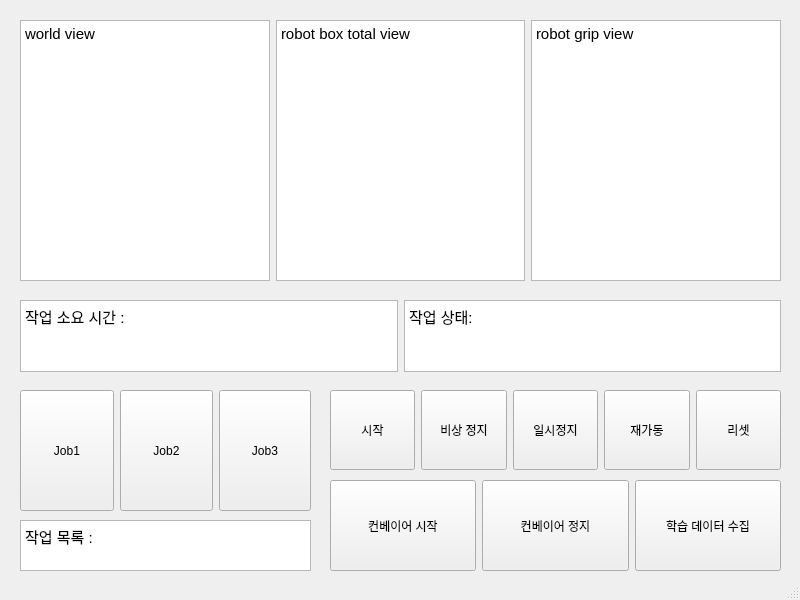
<?xml version="1.0" encoding="UTF-8"?>
<ui version="4.0">
 <class>MainWindow</class>
 <widget class="QMainWindow" name="MainWindow">
  <property name="geometry">
   <rect>
    <x>0</x>
    <y>0</y>
    <width>800</width>
    <height>600</height>
   </rect>
  </property>
  <property name="windowTitle">
   <string>Control_tower</string>
  </property>
  <widget class="QWidget" name="centralwidget">
   <widget class="QWidget" name="horizontalLayoutWidget">
    <property name="geometry">
     <rect>
      <x>20</x>
      <y>20</y>
      <width>761</width>
      <height>261</height>
     </rect>
    </property>
    <layout class="QHBoxLayout" name="horizontalLayout">
     <item>
      <widget class="QTextEdit" name="textEdit_2">
       <property name="html">
        <string>&lt;!DOCTYPE HTML PUBLIC &quot;-//W3C//DTD HTML 4.0//EN&quot; &quot;http://www.w3.org/TR/REC-html40/strict.dtd&quot;&gt;
&lt;html&gt;&lt;head&gt;&lt;meta name=&quot;qrichtext&quot; content=&quot;1&quot; /&gt;&lt;style type=&quot;text/css&quot;&gt;
p, li { white-space: pre-wrap; }
&lt;/style&gt;&lt;/head&gt;&lt;body style=&quot; font-family:'Ubuntu'; font-size:11pt; font-weight:400; font-style:normal;&quot;&gt;
&lt;p style=&quot; margin-top:0px; margin-bottom:0px; margin-left:0px; margin-right:0px; -qt-block-indent:0; text-indent:0px;&quot;&gt;world view&lt;/p&gt;&lt;/body&gt;&lt;/html&gt;</string>
       </property>
      </widget>
     </item>
     <item>
      <widget class="QTextEdit" name="textEdit">
       <property name="html">
        <string>&lt;!DOCTYPE HTML PUBLIC &quot;-//W3C//DTD HTML 4.0//EN&quot; &quot;http://www.w3.org/TR/REC-html40/strict.dtd&quot;&gt;
&lt;html&gt;&lt;head&gt;&lt;meta name=&quot;qrichtext&quot; content=&quot;1&quot; /&gt;&lt;style type=&quot;text/css&quot;&gt;
p, li { white-space: pre-wrap; }
&lt;/style&gt;&lt;/head&gt;&lt;body style=&quot; font-family:'Ubuntu'; font-size:11pt; font-weight:400; font-style:normal;&quot;&gt;
&lt;p style=&quot; margin-top:0px; margin-bottom:0px; margin-left:0px; margin-right:0px; -qt-block-indent:0; text-indent:0px;&quot;&gt;robot box total view&lt;/p&gt;&lt;/body&gt;&lt;/html&gt;</string>
       </property>
      </widget>
     </item>
     <item>
      <widget class="QTextEdit" name="textEdit_3">
       <property name="html">
        <string>&lt;!DOCTYPE HTML PUBLIC &quot;-//W3C//DTD HTML 4.0//EN&quot; &quot;http://www.w3.org/TR/REC-html40/strict.dtd&quot;&gt;
&lt;html&gt;&lt;head&gt;&lt;meta name=&quot;qrichtext&quot; content=&quot;1&quot; /&gt;&lt;style type=&quot;text/css&quot;&gt;
p, li { white-space: pre-wrap; }
&lt;/style&gt;&lt;/head&gt;&lt;body style=&quot; font-family:'Ubuntu'; font-size:11pt; font-weight:400; font-style:normal;&quot;&gt;
&lt;p style=&quot; margin-top:0px; margin-bottom:0px; margin-left:0px; margin-right:0px; -qt-block-indent:0; text-indent:0px;&quot;&gt;robot grip view&lt;/p&gt;&lt;/body&gt;&lt;/html&gt;</string>
       </property>
      </widget>
     </item>
    </layout>
   </widget>
   <widget class="QWidget" name="gridLayoutWidget">
    <property name="geometry">
     <rect>
      <x>20</x>
      <y>300</y>
      <width>761</width>
      <height>72</height>
     </rect>
    </property>
    <layout class="QGridLayout" name="gridLayout">
     <item row="0" column="0">
      <widget class="QTextBrowser" name="textBrowser">
       <property name="html">
        <string>&lt;!DOCTYPE HTML PUBLIC &quot;-//W3C//DTD HTML 4.0//EN&quot; &quot;http://www.w3.org/TR/REC-html40/strict.dtd&quot;&gt;
&lt;html&gt;&lt;head&gt;&lt;meta name=&quot;qrichtext&quot; content=&quot;1&quot; /&gt;&lt;style type=&quot;text/css&quot;&gt;
p, li { white-space: pre-wrap; }
&lt;/style&gt;&lt;/head&gt;&lt;body style=&quot; font-family:'Ubuntu'; font-size:11pt; font-weight:400; font-style:normal;&quot;&gt;
&lt;p style=&quot; margin-top:0px; margin-bottom:0px; margin-left:0px; margin-right:0px; -qt-block-indent:0; text-indent:0px;&quot;&gt;작업 소요 시간 : &lt;/p&gt;&lt;/body&gt;&lt;/html&gt;</string>
       </property>
      </widget>
     </item>
     <item row="0" column="1">
      <widget class="QTextBrowser" name="textBrowser_2">
       <property name="html">
        <string>&lt;!DOCTYPE HTML PUBLIC &quot;-//W3C//DTD HTML 4.0//EN&quot; &quot;http://www.w3.org/TR/REC-html40/strict.dtd&quot;&gt;
&lt;html&gt;&lt;head&gt;&lt;meta name=&quot;qrichtext&quot; content=&quot;1&quot; /&gt;&lt;style type=&quot;text/css&quot;&gt;
p, li { white-space: pre-wrap; }
&lt;/style&gt;&lt;/head&gt;&lt;body style=&quot; font-family:'Ubuntu'; font-size:11pt; font-weight:400; font-style:normal;&quot;&gt;
&lt;p style=&quot; margin-top:0px; margin-bottom:0px; margin-left:0px; margin-right:0px; -qt-block-indent:0; text-indent:0px;&quot;&gt;작업 상태: &lt;/p&gt;&lt;/body&gt;&lt;/html&gt;</string>
       </property>
      </widget>
     </item>
    </layout>
   </widget>
   <widget class="QTextEdit" name="textEdit_4">
    <property name="geometry">
     <rect>
      <x>20</x>
      <y>520</y>
      <width>291</width>
      <height>51</height>
     </rect>
    </property>
    <property name="html">
     <string>&lt;!DOCTYPE HTML PUBLIC &quot;-//W3C//DTD HTML 4.0//EN&quot; &quot;http://www.w3.org/TR/REC-html40/strict.dtd&quot;&gt;
&lt;html&gt;&lt;head&gt;&lt;meta name=&quot;qrichtext&quot; content=&quot;1&quot; /&gt;&lt;style type=&quot;text/css&quot;&gt;
p, li { white-space: pre-wrap; }
&lt;/style&gt;&lt;/head&gt;&lt;body style=&quot; font-family:'Ubuntu'; font-size:11pt; font-weight:400; font-style:normal;&quot;&gt;
&lt;p style=&quot; margin-top:0px; margin-bottom:0px; margin-left:0px; margin-right:0px; -qt-block-indent:0; text-indent:0px;&quot;&gt;작업 목록 :&lt;/p&gt;&lt;/body&gt;&lt;/html&gt;</string>
    </property>
   </widget>
   <widget class="QWidget" name="gridLayoutWidget_2">
    <property name="geometry">
     <rect>
      <x>20</x>
      <y>390</y>
      <width>291</width>
      <height>121</height>
     </rect>
    </property>
    <layout class="QGridLayout" name="gridLayout_2">
     <item row="0" column="2" rowspan="2">
      <widget class="QPushButton" name="pushButton_3">
       <property name="sizePolicy">
        <sizepolicy hsizetype="Expanding" vsizetype="Expanding">
         <horstretch>0</horstretch>
         <verstretch>0</verstretch>
        </sizepolicy>
       </property>
       <property name="maximumSize">
        <size>
         <width>92</width>
         <height>16777215</height>
        </size>
       </property>
       <property name="text">
        <string>Job3</string>
       </property>
      </widget>
     </item>
     <item row="0" column="1" rowspan="2">
      <widget class="QPushButton" name="pushButton_2">
       <property name="sizePolicy">
        <sizepolicy hsizetype="Expanding" vsizetype="Expanding">
         <horstretch>0</horstretch>
         <verstretch>0</verstretch>
        </sizepolicy>
       </property>
       <property name="text">
        <string>Job2</string>
       </property>
      </widget>
     </item>
     <item row="0" column="0" rowspan="2">
      <widget class="QPushButton" name="pushButton">
       <property name="sizePolicy">
        <sizepolicy hsizetype="Expanding" vsizetype="Expanding">
         <horstretch>0</horstretch>
         <verstretch>0</verstretch>
        </sizepolicy>
       </property>
       <property name="text">
        <string>Job1</string>
       </property>
       <property name="iconSize">
        <size>
         <width>16</width>
         <height>16</height>
        </size>
       </property>
       <property name="checkable">
        <bool>false</bool>
       </property>
      </widget>
     </item>
    </layout>
   </widget>
   <widget class="QWidget" name="gridLayoutWidget_3">
    <property name="geometry">
     <rect>
      <x>330</x>
      <y>390</y>
      <width>451</width>
      <height>80</height>
     </rect>
    </property>
    <layout class="QGridLayout" name="gridLayout_3">
     <item row="0" column="2">
      <widget class="QPushButton" name="pushButton_6">
       <property name="sizePolicy">
        <sizepolicy hsizetype="Expanding" vsizetype="Expanding">
         <horstretch>0</horstretch>
         <verstretch>0</verstretch>
        </sizepolicy>
       </property>
       <property name="text">
        <string>일시정지</string>
       </property>
      </widget>
     </item>
     <item row="0" column="1">
      <widget class="QPushButton" name="pushButton_5">
       <property name="sizePolicy">
        <sizepolicy hsizetype="Expanding" vsizetype="Expanding">
         <horstretch>0</horstretch>
         <verstretch>0</verstretch>
        </sizepolicy>
       </property>
       <property name="text">
        <string>비상 정지</string>
       </property>
      </widget>
     </item>
     <item row="0" column="0">
      <widget class="QPushButton" name="pushButton_4">
       <property name="sizePolicy">
        <sizepolicy hsizetype="Expanding" vsizetype="Expanding">
         <horstretch>0</horstretch>
         <verstretch>0</verstretch>
        </sizepolicy>
       </property>
       <property name="text">
        <string>시작</string>
       </property>
      </widget>
     </item>
     <item row="0" column="3">
      <widget class="QPushButton" name="pushButton_7">
       <property name="sizePolicy">
        <sizepolicy hsizetype="Expanding" vsizetype="Expanding">
         <horstretch>0</horstretch>
         <verstretch>0</verstretch>
        </sizepolicy>
       </property>
       <property name="text">
        <string>재가동</string>
       </property>
      </widget>
     </item>
     <item row="0" column="4">
      <widget class="QPushButton" name="pushButton_8">
       <property name="sizePolicy">
        <sizepolicy hsizetype="Expanding" vsizetype="Expanding">
         <horstretch>0</horstretch>
         <verstretch>0</verstretch>
        </sizepolicy>
       </property>
       <property name="text">
        <string>리셋</string>
       </property>
      </widget>
     </item>
    </layout>
   </widget>
   <widget class="QWidget" name="gridLayoutWidget_4">
    <property name="geometry">
     <rect>
      <x>330</x>
      <y>480</y>
      <width>451</width>
      <height>91</height>
     </rect>
    </property>
    <layout class="QGridLayout" name="gridLayout_4">
     <item row="0" column="1">
      <widget class="QPushButton" name="pushButton_10">
       <property name="sizePolicy">
        <sizepolicy hsizetype="Expanding" vsizetype="MinimumExpanding">
         <horstretch>0</horstretch>
         <verstretch>0</verstretch>
        </sizepolicy>
       </property>
       <property name="text">
        <string>컨베이어 정지</string>
       </property>
      </widget>
     </item>
     <item row="0" column="0">
      <widget class="QPushButton" name="pushButton_9">
       <property name="sizePolicy">
        <sizepolicy hsizetype="Expanding" vsizetype="Expanding">
         <horstretch>0</horstretch>
         <verstretch>0</verstretch>
        </sizepolicy>
       </property>
       <property name="text">
        <string>컨베이어 시작</string>
       </property>
      </widget>
     </item>
     <item row="0" column="2">
      <widget class="QPushButton" name="pushButton_11">
       <property name="sizePolicy">
        <sizepolicy hsizetype="Expanding" vsizetype="Expanding">
         <horstretch>0</horstretch>
         <verstretch>0</verstretch>
        </sizepolicy>
       </property>
       <property name="text">
        <string>학습 데이터 수집</string>
       </property>
      </widget>
     </item>
    </layout>
   </widget>
  </widget>
  <widget class="QStatusBar" name="statusbar"/>
 </widget>
 <resources/>
 <connections/>
</ui>
